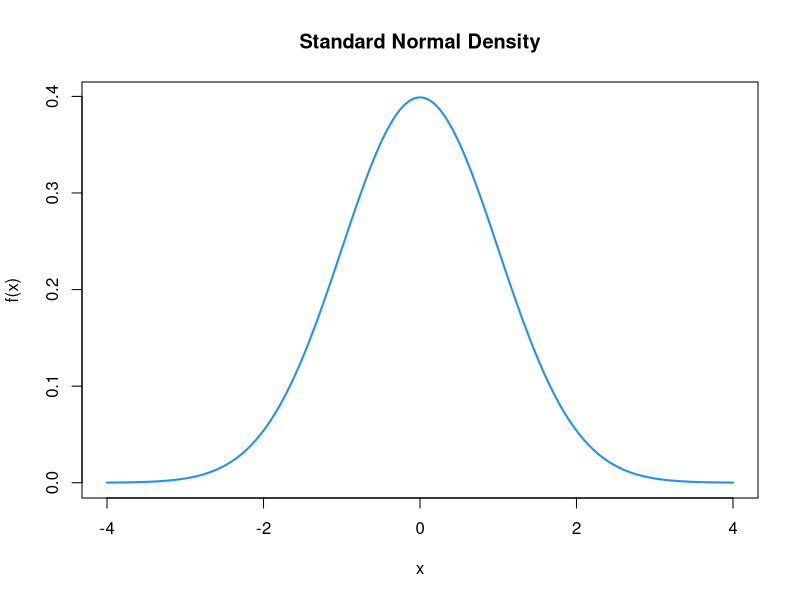
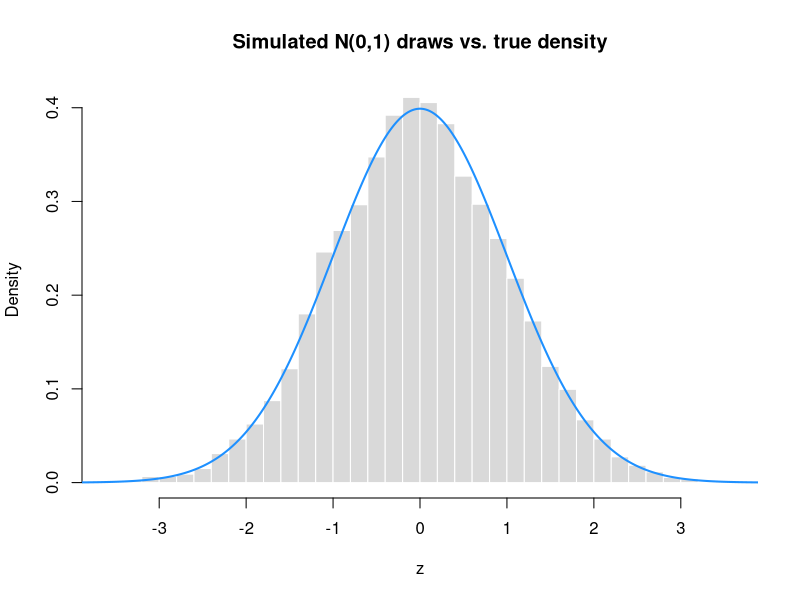
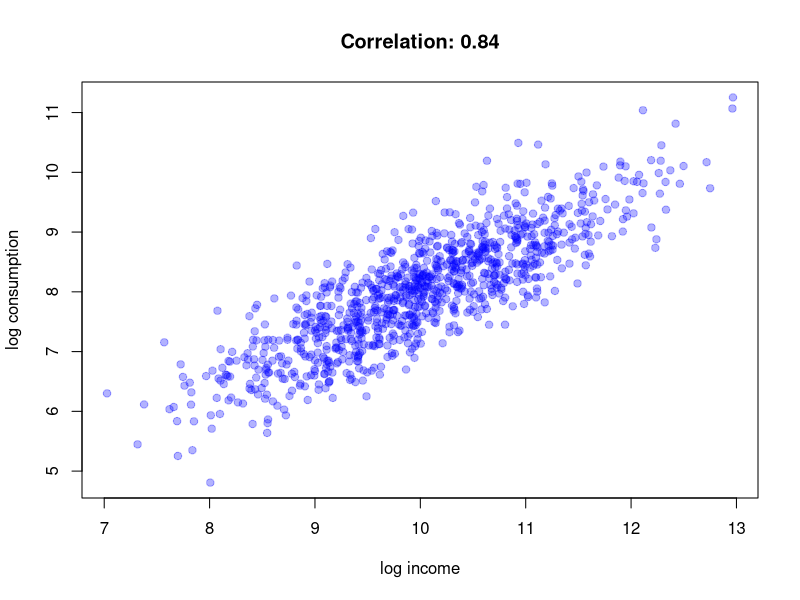

Recreate these plots in R, in order.
## ---- chunk 1
set.seed(1234)
flips = sample(c(0, 1), size = 10000, replace = TRUE, prob = c(0.5, 0.5))
table(flips) / length(flips)
## ---- chunk 2
x = seq(-4, 4, by = 0.01)
plot(x, dnorm(x), type = "l", lwd = 2, col = "dodgerblue",
     main = "Standard Normal Density", ylab = "f(x)")
## ---- chunk 3
set.seed(2024)
z = rnorm(10000, mean = 0, sd = 1)
hist(z, breaks = 50, freq = FALSE, col = "grey85", border = "white",
     main = "Simulated N(0,1) draws vs. true density", xlab = "z")
lines(x, dnorm(x), col = "dodgerblue", lwd = 2)
## ---- chunk 4
pnorm(1.96)
## ---- chunk 5
qnorm(0.975)
## ---- chunk 6
set.seed(42)
ns = c(10, 100, 1000, 10000, 100000)
sample_means = sapply(ns, function(n) mean(rnorm(n, mean = 5, sd = 2)))
data.frame(n = ns, sample_mean = sample_means)
## ---- chunk 7
x = rnorm(1000, mean = 5, sd = 2)
var(x)   # should be close to 2^2 = 4
sd(x)    # should be close to 2
## ---- chunk 8
set.seed(7)
n  = 1000
x  = rnorm(n, mean = 10, sd = 1)       # log income
y  = 0.8 * x + rnorm(n, mean = 0, sd = 0.5)  # log consumption

cov(x, y)
cor(x, y)
## ---- chunk 9
plot(x, y, pch = 19, col = rgb(0, 0, 1, 0.3),
     xlab = "log income", ylab = "log consumption",
     main = paste("Correlation:", round(cor(x, y), 2)))
